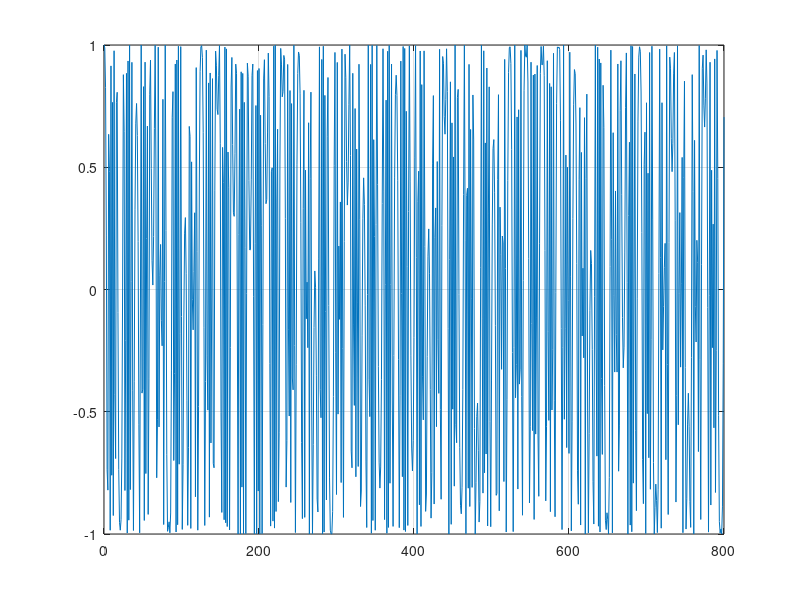

Write the MATLAB code that produced this figure. (Note: this script raises an error after producing the figure.)
%%AM signal
clc
close all
clear all

n = 1: 100; 

m = 0.4;

fh = 0.1;

fl = 0.01;

xh = sin(2 * pi * fh *n );

xl = sin(2 * pi * fl *n );

y = (1 + m*xl).*xh;

stem(n,y)

grid;

xlabel('time index');

ylabel('amplitude');

%%swept frequency

a = 0.15;

n = 0: 800;

arg = a *n.^2;

x = cos(arg);

plot(n,x)

grid;
axes([0, 100, -1.5, 1.5])

xlabel('time index');

ylabel('amplitude');
